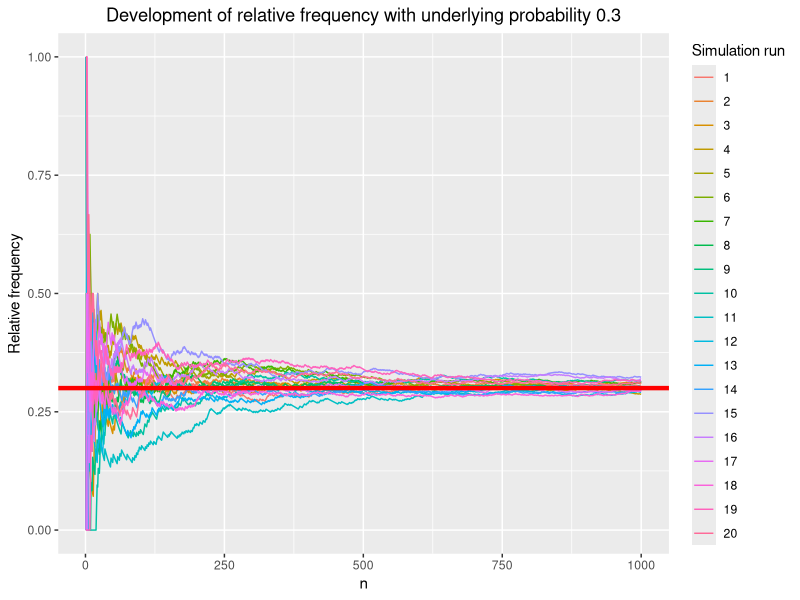
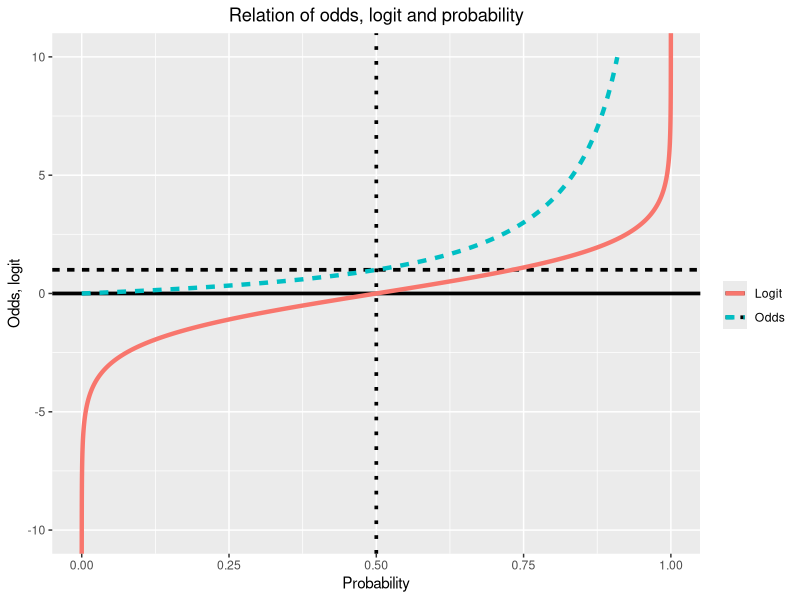
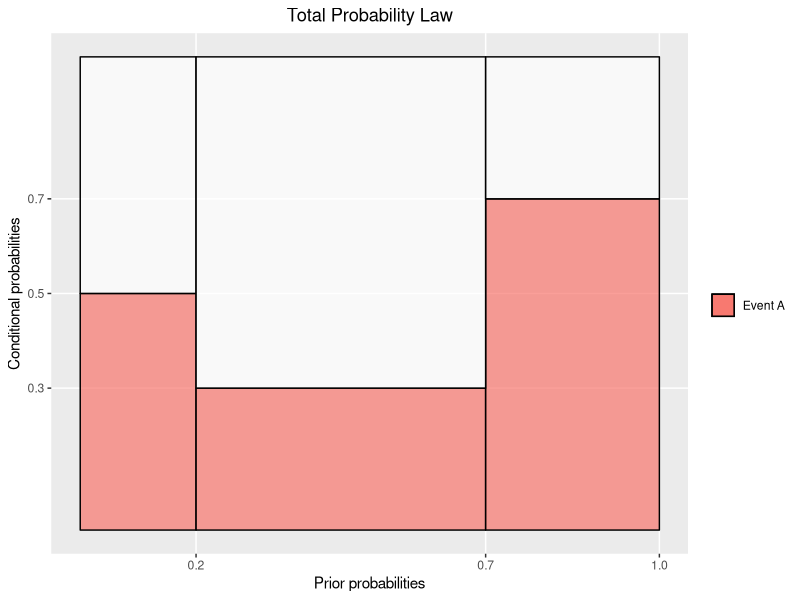
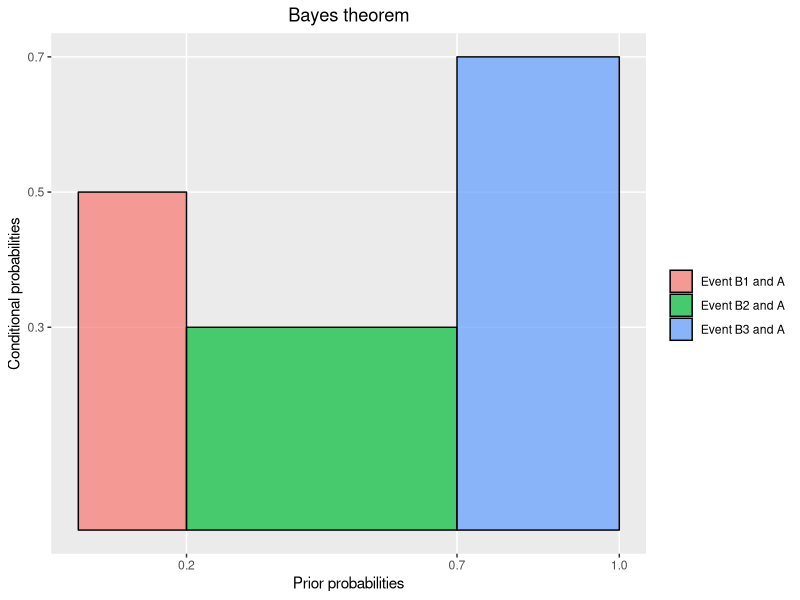

These figures' R source, in order:
##### Slide 9 ######

library(ggplot2) ##GGplot for visualization

relative <- matrix(nrow = 20*1000, ncol = 3) #to store the results

for (j in 1:20){
  {
    set.seed(j) #Setting seed for the replicability
    x <- rbinom(1000, 1, 0.3) #Generating 1,000 values from Be(Pi) distribution 
    relative[((j-1)*1000+1):(j*1000),2] <- cumsum(x)/(1:1000) #Calculating series of relative frequencies and saving to column 2
  }
}

relative[, 1] <- rep(1:1000, 20)#Series of numbers from 1 to 1,000 for x-axis; 20 times; saved into column 1
relative[, 3] <- rep(1:20, each = 1000) #Series of numbers from 1 to 20 for distinguishing simulations; each 1,000 times; saved into column 3

relative <- data.frame(relative)

colnames(relative)

ggplot(relative) + geom_line(aes(x = X1, y = X2, col = as.factor(X3))) + #Creating plot
  geom_hline(aes(yintercept = 0.3), col = "red", lwd = 1.5)+ #Line of 0.3
  scale_x_continuous("n")+ #Naming x axis
  scale_y_continuous("Relative frequency" )+#Naming y axis
  scale_color_discrete("Simulation run")+ #Naming legend
  ggtitle("Development of relative frequency with underlying probability 0.3")+ #title
  theme(plot.title = element_text(hjust = 0.5)) #Title position in center

##### Slide 11 ######
Probability <- seq(0, 1, 0.0001)
Odds <- Probability/(1-Probability)
Logit <- log(Odds)

data <- data.frame(Probability, Odds, Logit)

ggplot(data) +   geom_hline(aes(yintercept = 1, lty = "Odds"), col = "black", lwd = 1.25) + 
  geom_hline(aes(yintercept = 0, lty = "Logit"), col = "black", lwd = 1.25) + 
  geom_vline(aes(xintercept = 0.5), lty = 3, col = "black", lwd = 1.25)+
  geom_line(aes(x = Probability, y = Odds, lty = "Odds", col = "Odds"), lwd = 1.5) +
  geom_line(aes(x = Probability, y = Logit, lty = "Logit", col = "Logit"), lwd=  1.5) +
  scale_y_continuous("Odds, logit",limits = c(-10, 10)) + 
  scale_linetype("", "")+
  scale_color_discrete("")+
  ggtitle("Relation of odds, logit and probability")+
  theme(plot.title = element_text(hjust = 0.5)) #Title position in center


##### Slide 20 ######
Priors <- c(0.2, 0.7, 1)
Conditionals <- c(0.5, 0.3, 0.7)

ggplot() + geom_polygon(aes(x = c(0, Priors[1], Priors[1], 0), y = c(0, 0, Conditionals[1], Conditionals[1]),  fill = "Event A"), col = "black", alpha = 0.7)+
  geom_polygon(aes(x = c(Priors[1], Priors[2], Priors[2], Priors[1]), y = c(0, 0, Conditionals[2], Conditionals[2]),  fill = "Event A"), col = "black", alpha = 0.7) +
  geom_polygon(aes(x = c(Priors[2], Priors[3], Priors[3], Priors[2]), y = c(0, 0, Conditionals[3], Conditionals[3]),  fill = "Event A"), col = "black", alpha = 0.7)+
  geom_polygon(aes(x = c(0, Priors[1], Priors[1], 0), y = c(1, 1, Conditionals[1], Conditionals[1])), col = "black", fill = "white", alpha = 0.7)+
  geom_polygon(aes(x = c(Priors[1], Priors[2], Priors[2], Priors[1]), y = c(1, 1, Conditionals[2], Conditionals[2])), col = "black", fill = "white", alpha = 0.7) +
  geom_polygon(aes(x = c(Priors[2], Priors[3], Priors[3], Priors[2]), y = c(1, 1, Conditionals[3], Conditionals[3])), col = "black", fill = "white", alpha = 0.7)+
  scale_x_continuous("Prior probabilities", breaks = Priors, minor_breaks = NULL)+
  scale_y_continuous("Conditional probabilities", breaks = Conditionals,  minor_breaks = NULL)+
  ggtitle("Total Probability Law")+
  theme(plot.title = element_text(hjust = 0.5))+
  scale_fill_discrete("")

##### Slide 23 ######
Priors <- c(0.2, 0.7, 1)
Conditionals <- c(0.5, 0.3, 0.7)

ggplot() + geom_polygon(aes(x = c(0, Priors[1], Priors[1], 0), y = c(0, 0, Conditionals[1], Conditionals[1]),  fill = "Event B1 and A"), col = "black", alpha = 0.7)+
  geom_polygon(aes(x = c(Priors[1], Priors[2], Priors[2], Priors[1]), y = c(0, 0, Conditionals[2], Conditionals[2]),  fill = "Event B2 and A"), col = "black", alpha = 0.7) +
  geom_polygon(aes(x = c(Priors[2], Priors[3], Priors[3], Priors[2]), y = c(0, 0, Conditionals[3], Conditionals[3]),  fill = "Event B3 and A"), col = "black", alpha = 0.7)+
  scale_x_continuous("Prior probabilities", breaks = Priors, minor_breaks = NULL)+
  scale_y_continuous("Conditional probabilities", breaks = Conditionals, minor_breaks = NULL)+
  ggtitle("Bayes theorem")+
  theme(plot.title = element_text(hjust = 0.5))+
  scale_fill_discrete("")

